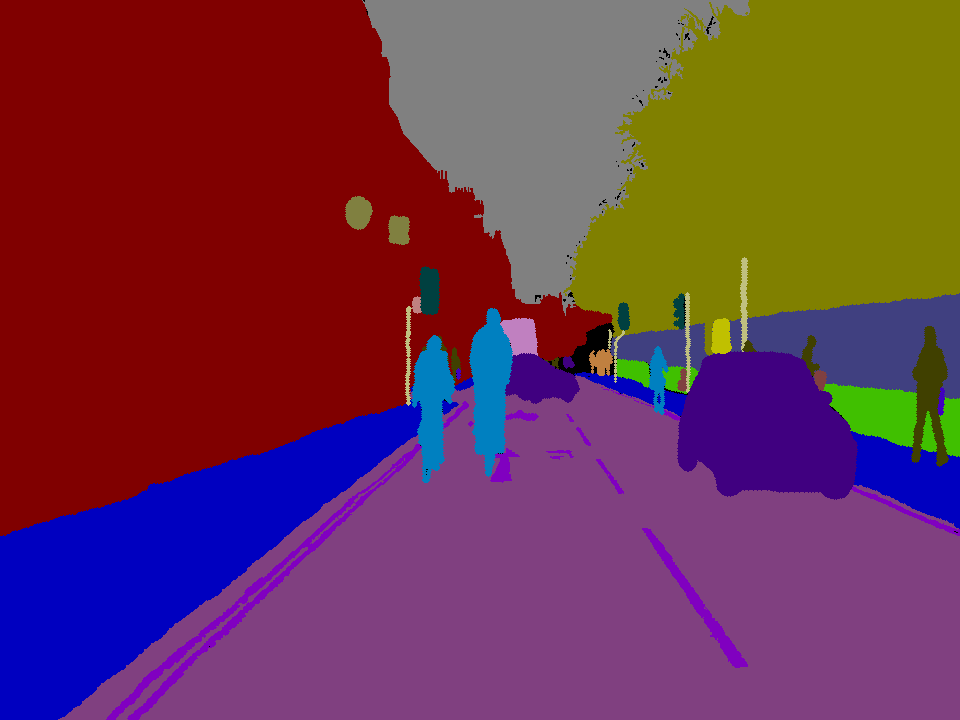
#> input picture Assignment2/src/CamSeq07/0016E5_07959_L.png, 960 x 720 px, found by its file name; its folder holds 4 pictures in this run
$ python cnn_preprocess.py
#> lines starting #> are read from the running program, lines starting #| are printed output that depends on the picture
import os
import numpy as np
from PIL import Image
from scipy.ndimage import zoom
import matplotlib.pyplot as plt
from sklearn.utils import shuffle
from sklearn.model_selection import train_test_split


# Function to preprocess images and masks
def preprocess_images_and_masks(dataset_dir, label_colors, desired_size=(256, 256, 3)):
#> called with dataset_dir = 'Assignment2/CamSeq07', desired_size = (256, 256, 3)
    images = []
    masks = []

    # Iterate through the dataset directory
    for file in sorted(os.listdir(dataset_dir)):
        if file.endswith(".png"):
            if file.endswith("_L.png"):
                # Load and preprocess mask
                mask_path = os.path.join(dataset_dir, file)
                mask = np.array(Image.open(mask_path))
#> mask is the input picture: shape (720, 960, 3); mean R, G, B 110.1, 53.9, 76

                # Encode mask using label colors
                encoded_mask = encode_mask(mask, label_colors)
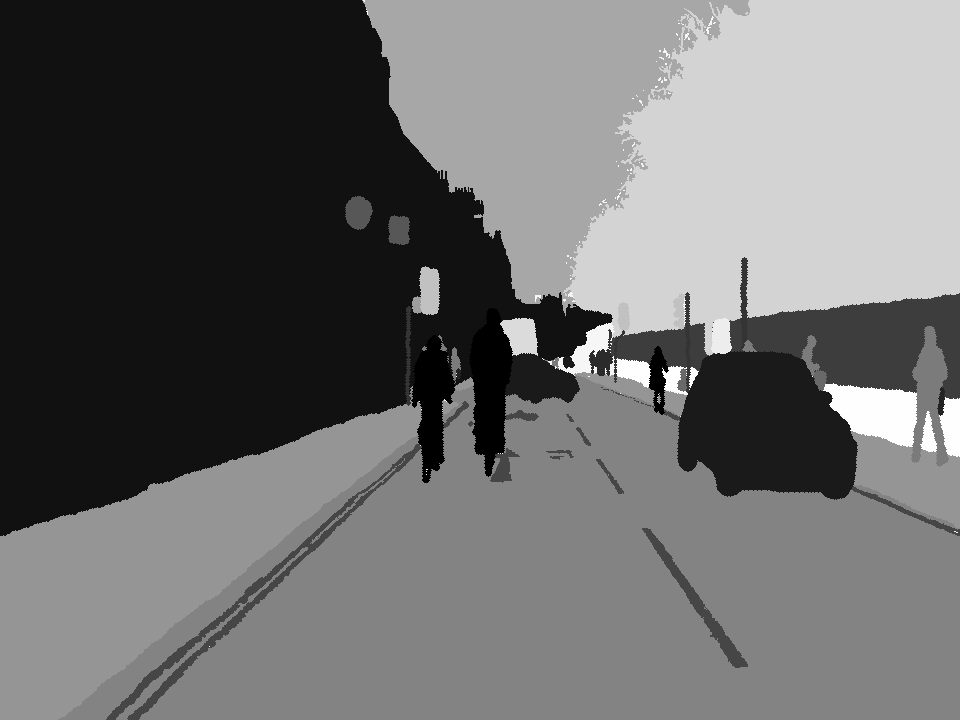
#> encoded_mask: shape (720, 960, 3); min 2, max 31, mean 14.3; drawn with min black and max white

                # Resize mask
                mask_resized = np.array(zoom(mask, (desired_size[0] / mask.shape[0], desired_size[1] / mask.shape[1], 1)))
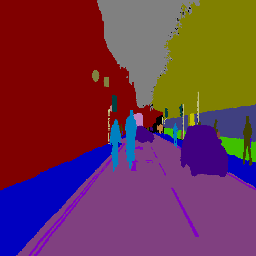
#> mask_resized: shape (256, 256, 3); mean R, G, B 110.2, 54, 76.1
                masks.append(mask_resized)

            else:
                # Load and preprocess image
                image_path = os.path.join(dataset_dir, file)
                image = np.array(Image.open(image_path))

                # Resize image
                image_resized = np.array(zoom(image, (desired_size[0] / image.shape[0], desired_size[1] / image.shape[1], 1)))
                images.append(image_resized)  # Append resized image
#> pass 2 of the loop in preprocess_images_and_masks, `for file in sorted(os.listdir(dataset_dir)):`:
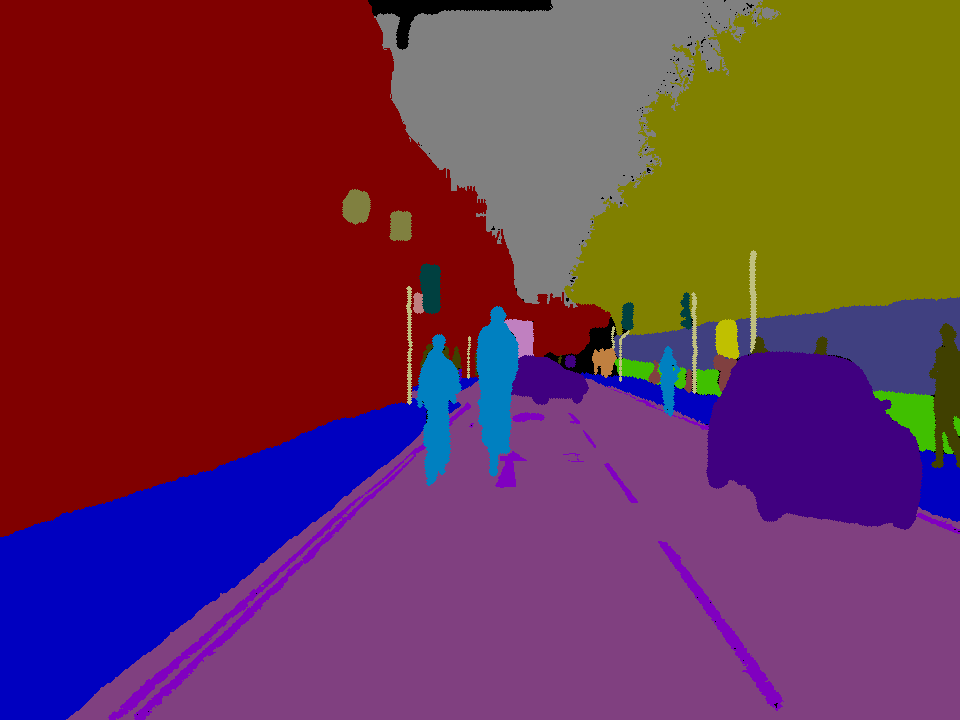
#> input picture Assignment2/src/CamSeq07/0016E5_07963_L.png, 960 x 720 px, found by its file name
#> in preprocess_images_and_masks, mask is the input picture: shape (720, 960, 3); mean R, G, B 109.3, 52, 76.4
#> in preprocess_images_and_masks, `encoded_mask = encode_mask(mask, label_colors)`:
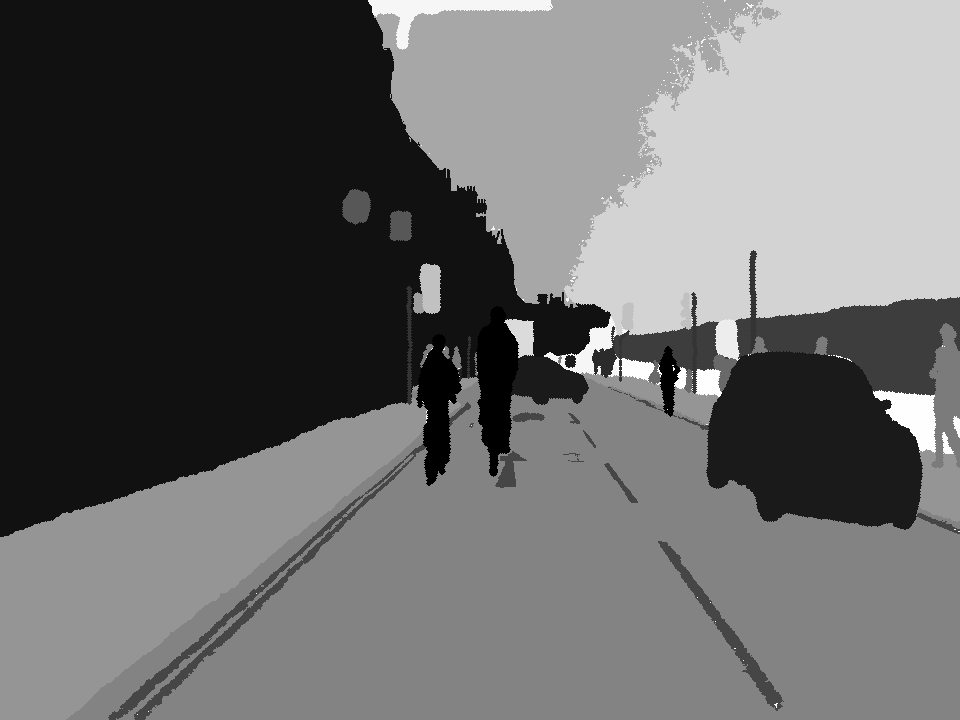
#> encoded_mask: shape (720, 960, 3); min 2, max 31, mean 14.1; drawn with min black and max white
#> in preprocess_images_and_masks, `mask_resized = np.array(zoom(mask, (desired_size[0] / mask.shape[0], d..`:
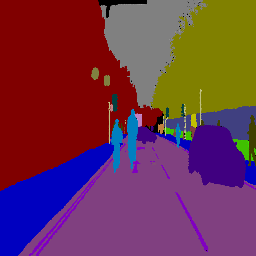
#> mask_resized: shape (256, 256, 3); mean R, G, B 109.3, 52.1, 76.5
#> pass 3 of the loop in preprocess_images_and_masks, `for file in sorted(os.listdir(dataset_dir)):`:
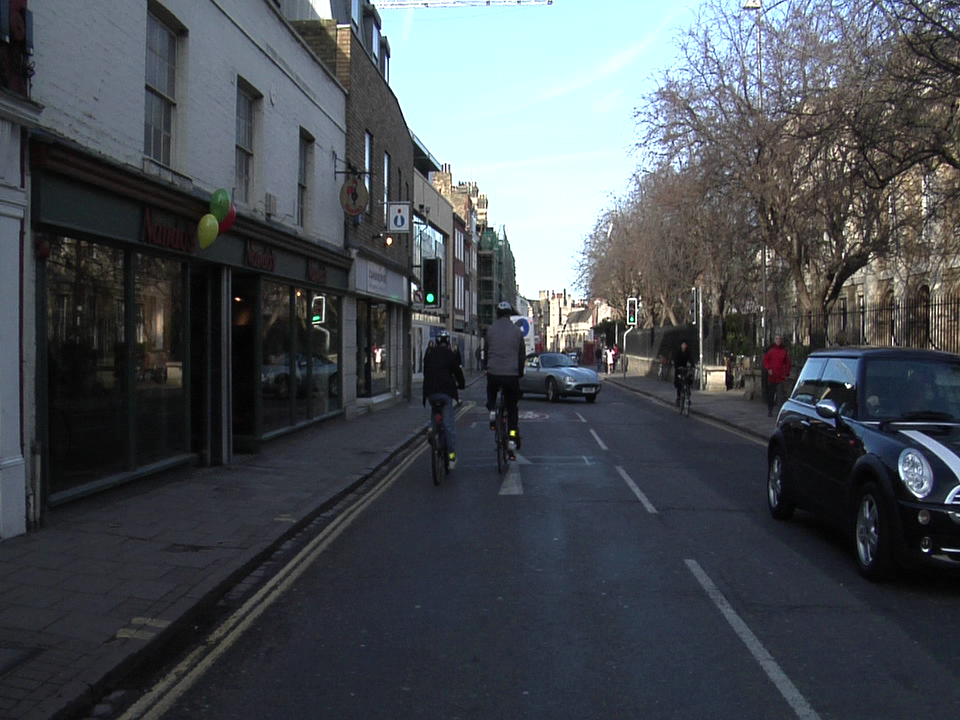
#> input picture Assignment2/src/CamSeq07/0016E5_07969.png, 960 x 720 px, found by its file name
#> in preprocess_images_and_masks, image is the input picture: shape (720, 960, 3); mean R, G, B 73, 78.3, 83.6
#> in preprocess_images_and_masks, `image_resized = np.array(zoom(image, (desired_size[0] / image.shape[0]..`:
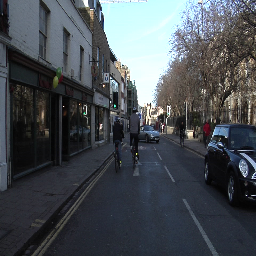
#> image_resized: shape (256, 256, 3); mean R, G, B 73.2, 78.5, 83.8
#> the loop made 4 passes; the first 3 are shown

    # Convert lists to numpy arrays
    images = np.array(images)
    masks = np.array(masks)
    # Shuffle images and masks together
#> (the run stopped early here; a loop or call above may not have finished)
